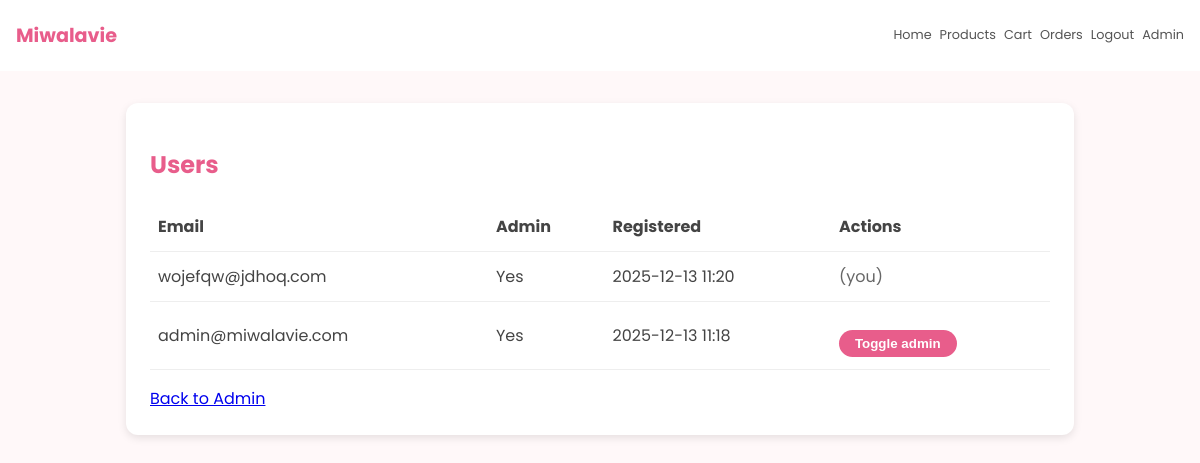
The app's page /admin/users (signed in), older data.
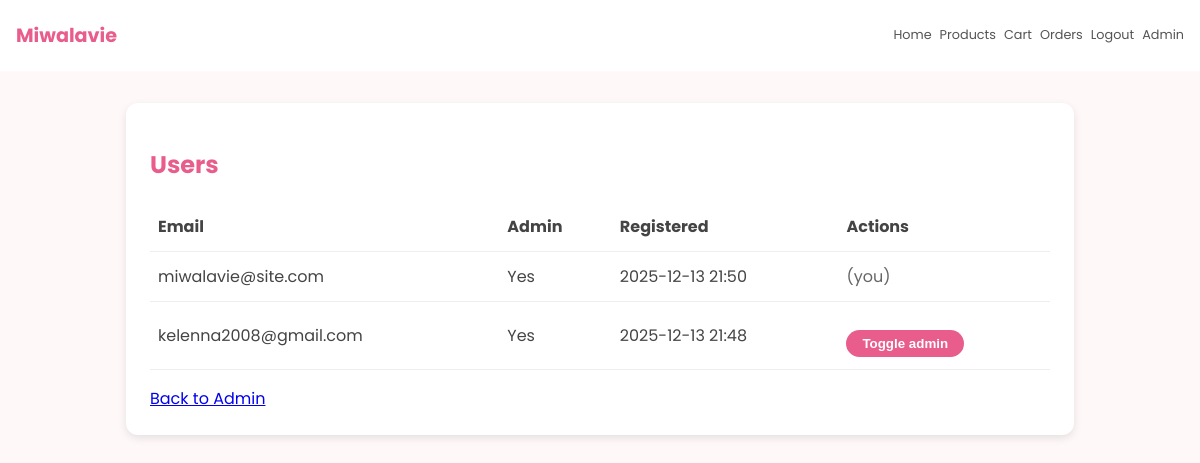
The same page, newer data.
### app/models.py (models this page shows, shortened)
class User(db.Model, UserMixin):
    __tablename__ = "users"
    id = db.Column(db.Integer, primary_key=True)
    email = db.Column(db.String(255), unique=True, nullable=False, index=True)
    password_hash = db.Column(db.String(255), nullable=False)
    is_admin = db.Column(db.Boolean, default=False, nullable=False)
    created_at = db.Column(db.DateTime, default=datetime.utcnow, nullable=False)
    orders = db.relationship("Order", back_populates="user", cascade="all, delete-orphan")

### app/admin_routes.py (the view)
@bp.get("/users")
def users():
    users = User.query.order_by(User.created_at.desc()).all()
    return render_template("admin/users.html", users=users)

### app/admin_routes.py (called while the page is built)
def _admin_required():
    if not current_user.is_authenticated:
        return redirect(url_for("auth.login", next=request.path))
    if not getattr(current_user, "is_admin", False):
        abort(403)
    return None

@bp.before_request
def _guard_admin_routes():
    res = _admin_required()
    if res is not None:
        return res

### app/auth_routes.py (called while the page is built)
@login_manager.user_loader
def load_user(user_id: str):
    try:
        return db.session.get(User, int(user_id))
    except Exception:
        return None

### templates/admin/users.html (shortened to what this page needs)
{% extends "base.html" %}
{% block head %}
  <link rel="stylesheet" href="{{ url_for('static', filename='css/cart.css') }}">
{% endblock %}
{% block content %}
  <div class="admin-box">
    <h2 style="color:#e85d8b;">Users</h2>
    <table>
      <thead>
        <tr>
          <th>Email</th>
          <th>Admin</th>
          <th>Registered</th>
          <th>Actions</th>
        </tr>
      </thead>
      <tbody>
        {% for u in users %}
          <tr>
            <td>{{ u.email }}</td>
            <td>{{ 'Yes' if u.is_admin else 'No' }}</td>
            <td>{{ u.created_at.strftime('%Y-%m-%d %H:%M') }}</td>
            <td>
              {% if u.id != current_user.id %}
                <form method="post" action="{{ url_for('admin.toggle_admin', user_id=u.id) }}">
                  <button class="checkout-btn" type="submit" style="padding:.4rem 1rem; border-radius: 20px;">Toggle admin</button>
                </form>
              {% else %}
                <span style="color:#666;">(you)</span>
              {% endif %}
            </td>
          </tr>
        {% endfor %}
      </tbody>
    </table>
    <div style="margin-top: 1rem;">
      <a href="{{ url_for('admin.dashboard') }}">Back to Admin</a>
    </div>
  </div>
{% endblock %}

### templates/base.html (shortened to what this page needs)
<!DOCTYPE html>
<html lang="en">
<head>
  <link rel="stylesheet" href="{{ url_for('static', filename='css/navbar.css') }}">
  {% block head %}{% endblock %}
</head>
<body>
  <header class="navbar">
    <h1 class="logo">Miwalavie</h1>
    <nav>
      <a href="{{ url_for('store.index') }}">Home</a>
      <a href="{{ url_for('store.products') }}">Products</a>
      <a href="{{ url_for('store.cart') }}">Cart</a>
      {% if current_user.is_authenticated %}
        <a href="{{ url_for('store.my_orders') }}">Orders</a>
        <a href="{{ url_for('auth.logout') }}">Logout</a>
      {% else %}
        <a href="{{ url_for('auth.login') }}">Login</a>
        <a href="{{ url_for('auth.register') }}">Register</a>
      {% endif %}
      {% if current_user.is_authenticated and current_user.is_admin %}
        <a href="{{ url_for('admin.dashboard') }}">Admin</a>
      {% endif %}
    </nav>
  </header>
  {% block content %}{% endblock %}
</body>
</html>

### static/css/navbar.css (style rules this page uses)
header { background: #fff; display: flex; justify-content: space-between; align-items: center; padding: 0.5rem 1rem; position: sticky; top: 0; z-index: 100; }
header h1 { color: #e85d8b; font-size: 1.2rem; }
nav { display: flex; align-items: center; }
nav a { color: #555; text-decoration: none; margin-left: 0.5rem; transition: color 0.3s; font-size: 0.8rem; }

### static/css/cart.css (style rules this page uses)
body { margin: 0; font-family: "Poppins", sans-serif; background-color: #fff8f9; color: #444; }
.checkout-btn { background: #e85d8b; color: white; border: none; padding: 0.8rem 2rem; border-radius: 30px; cursor: pointer; font-weight: 600; margin-top: 1rem; }

### templates/admin/users.html (style rules this page uses)
.admin-box { max-width: 900px; margin: 2rem auto; background: #fff; padding: 1.5rem; border-radius: 12px; box-shadow: 0 3px 8px rgba(0,0,0,0.1); }
table { width: 100%; border-collapse: collapse; }
th, td { text-align: left; padding: .75rem .5rem; border-bottom: 1px solid #eee; }

Row changes from the older to the newer data that the page shows:
removed User: email "wojefqw@jdhoq.com", is_admin "Yes", created_at "2025-12-13 11:20", shows "(you)"
removed User: email "admin@miwalavie.com", is_admin "Yes", created_at "2025-12-13 11:18"
added User: email "miwalavie@site.com", is_admin "Yes", created_at "2025-12-13 21:50", shows "(you)"
added User: email "kelenna2008@gmail.com", is_admin "Yes", created_at "2025-12-13 21:48"
